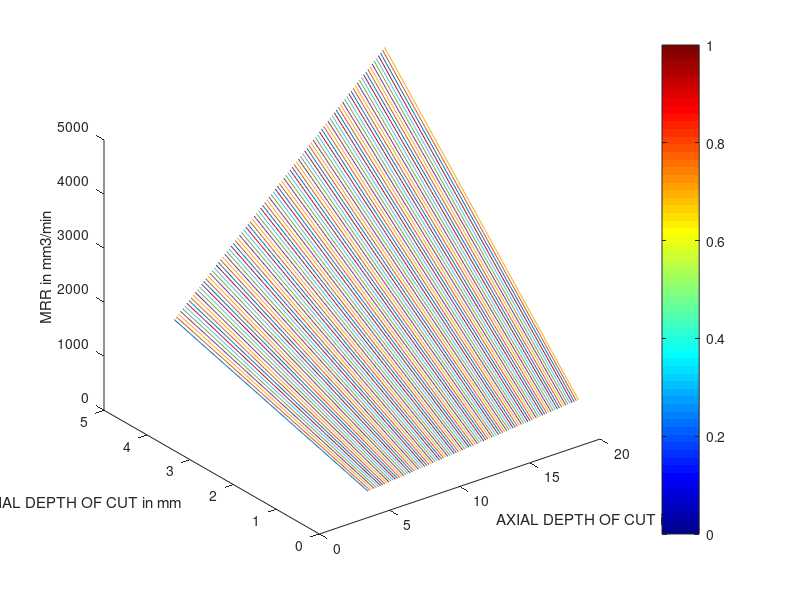

This figure's MATLAB source:
clc
clear all
close all

%ft =[ 0.03:0.004:0.07]
ap = [5:0.15:20]
ae = [5:-0.045:0.5]
[Ap,Ae] = meshgrid(ap,ae)


MRR1 = 495.5*(Ap.*Ae).*1e-1;
MRR2 = 1000*(Ap.*Ae).*1e-1;
MRR3 = 1500*(Ap.*Ae).*1e-1;

figure(3)

plot3(ap,ae,MRR1)
xlabel('AXIAL DEPTH OF CUT in mm')
ylabel('RADIAL DEPTH OF CUT in mm')
zlabel('MRR in mm3/min')
colormap jet,shading interp
colorbar

##hold on
##surf(ap,ae,MRR2)
##colormap jet,shading interp
##
##hold on
##surf(ap,ae,MRR3)
##legend({'FEED1 = 495.5 mm/min', 'FEED2 = 2500 mm/min', 'FEED3 = 4902 mm/min'});
##colormap jet,shading interp







